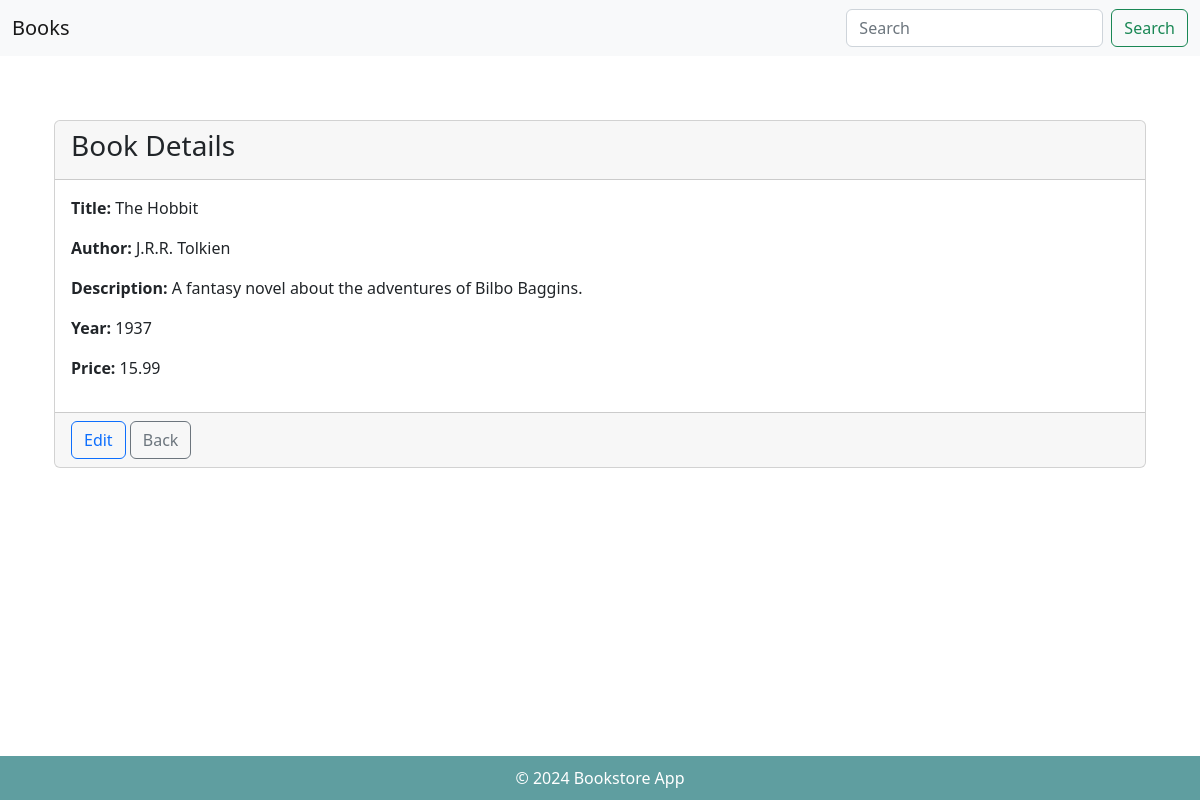
/books/detail/3, run on the app's committed database.
### books/models.py (models this page shows, shortened)
class Book(models.Model):
    title = models.CharField(max_length=200)
    author = models.CharField(max_length=100)
    description = models.TextField()
    year = models.IntegerField()
    price = models.DecimalField(max_digits=10, decimal_places=2)

### books/views.py (the view)
# urls.py: path("detail/<int:id>", views.detail, name='detail'),
def detail(request, id):
    try:
        book = Book.objects.get(id=id)
        return render(request, "detail.html", {"book": book})
    except Book.DoesNotExist:
        return HttpResponse("Book not found", status=404)

### books/templates/detail.html (shortened to what this page needs)
{% extends "list.html" %}
{% block content %}
<div class="container mt-5">
    <div class="card">
        <div class="card-header">
            <h3>Book Details</h3>
        </div>
        <div class="card-body">
            <p><strong>Title:</strong> {{ book.title }}</p>
            <p><strong>Author:</strong> {{ book.author }}</p>
            <p><strong>Description:</strong> {{ book.description }}</p>
            <p><strong>Year:</strong> {{ book.year }}</p>
            <p><strong>Price:</strong> {{ book.price }}</p>
        </div>
        <div class="card-footer text-right">
            <a href="{% url 'edit' book.id%}" class="btn btn-outline-primary">Edit</a>
            <a href="{% url 'list' %}" class="btn btn-outline-secondary">Back</a>
        </div>
    </div>
</div>
{% endblock %}

### books/static/style.css (style rules this page uses)
body { display: flex; flex-direction: column; min-height: 100vh; }

### data on the page
Book: title "The Hobbit", author "J.R.R. Tolkien", description "A fantasy novel about the adventures of Bilbo Baggins.", year "1937", price "15.99"
